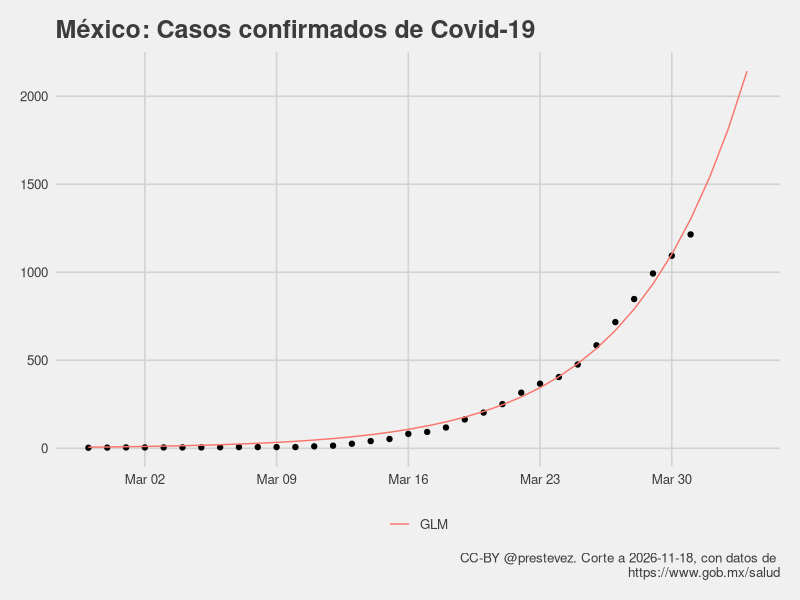
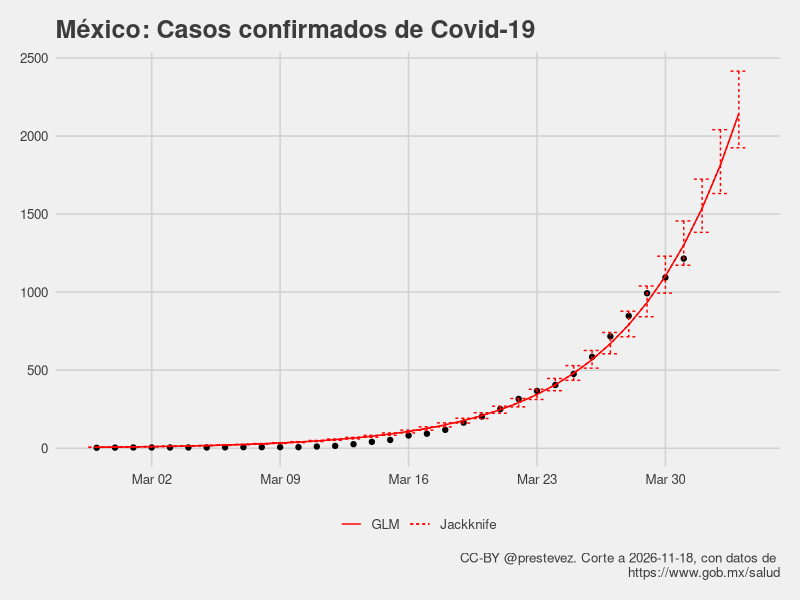
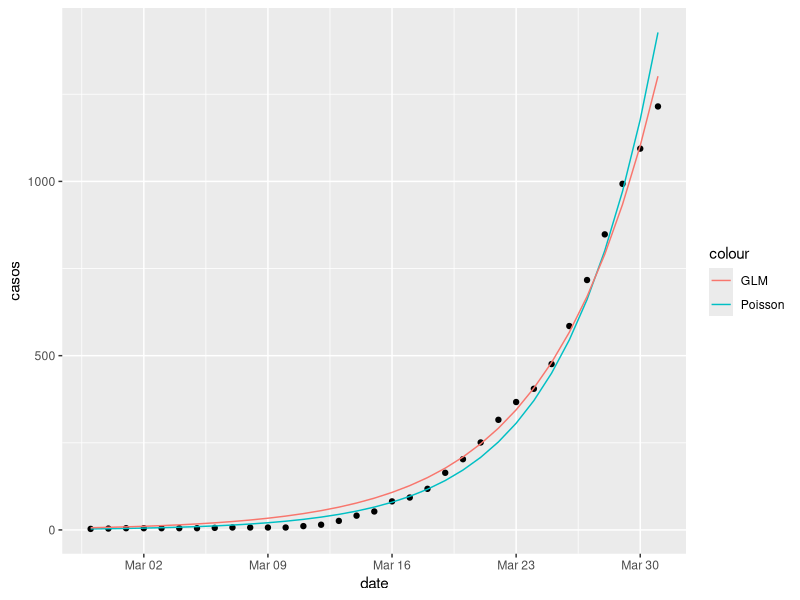
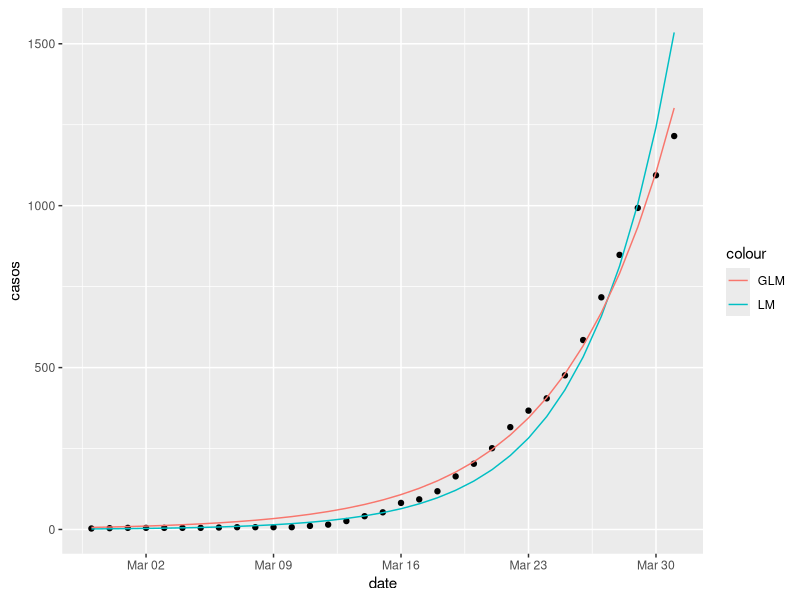

The R source for these figures, in order: (Note: this script raises an error after producing the figures.)
library(tidyverse)
library(ggthemes)
library(lubridate)

casos <- read_csv("confirmados.csv")

casos$t <- (nrow(casos)-1):0

casos %>%
  filter(casos > 0) -> casos

m1 <- glm(casos ~ t, 
          data = casos,
          family = gaussian("log"))

summary(m1)

max_date <- max(casos$date) + 1
max_t <- max(casos$t) + 1

tibble(
  date = seq(max_date,max_date+2, 1),
  casos = NA,
  t = max_t:(max_t+2),
  predicted = predict(m1, newdata = data.frame(t = max_t:(max_t+2)), type = "response")
  ) %>%
  bind_rows(
    mutate(casos,
      predicted = predict(m1, type = "response"))) %>%
  arrange(date) -> casos_with_predictions

modelo <- paste0("Predicción casos = exp(",
                 round(m1[[1]][1], 2),
                 " + ",
                 round(m1[[1]][2], 2),
                 " x día)")

hoy <- Sys.Date()

pg <- "https://www.gob.mx/salud"

casos_with_predictions %>%
  ggplot(aes(date, casos)) + 
  geom_point() +
  theme_fivethirtyeight() +
  geom_line(aes(y = predicted, colour = "GLM")) +
  xlab("Total de casos") + 
  labs(title = "México: Casos confirmados de Covid-19",
       caption = paste0("CC-BY @prestevez. Corte a ", hoy, ", con datos de \n", pg)) +
  theme(legend.title = element_blank())

### Jackknife estimate?

lapply(1:nrow(casos), function(x){
  glm(casos ~ t, 
      data = casos[-x,],
      family = gaussian("log"))
}) -> m1_jk_ls

sapply(m1_jk_ls, function(x) coef(x)) %>% data.frame() %>%
  mutate(var = rownames(.)) %>%
  pivot_longer(-var, names_to = "rep") %>%
  group_by(var) %>%
  summarise(Estimate = mean(value),
            ci_low = quantile(value, 0.025),
            ci_high = quantile(value, 0.975)) -> m1_jk

pred_jk <- function(model, t, type = c("Estimate", "ci_low", "ci_high")){
  terms <- unlist(model[,type[1]])
  preds <- exp(terms[1] + (terms[2] * t))
  return(preds)
}


casos_with_predictions %>%
  mutate(Jackknife = pred_jk(m1_jk, t = t),
         Jackknife_low = pred_jk(m1_jk, t = t, "ci_low"),
         Jackknife_high = pred_jk(m1_jk, t = t, "ci_high")) -> casos_with_predictions_jk

casos_with_predictions_jk %>% data.frame

casos_with_predictions_jk %>%
  ggplot(aes(date, casos)) + 
  geom_point() +
  theme_fivethirtyeight() +
  geom_line(aes(y = predicted, linetype = "GLM"), colour = "red") +
  geom_line(aes(y = Jackknife, linetype = "Jackknife"), colour = "red") +
  geom_errorbar(aes(ymin = Jackknife_low,
                    ymax = Jackknife_high,
                    linetype = "Jackknife"),
                colour = "red") + 
  xlab("Total de casos") + 
  labs(title = "México: Casos confirmados de Covid-19",
       caption = paste0("CC-BY @prestevez. Corte a ", hoy, ", con datos de \n", pg)) +
  theme(legend.title = element_blank()) 

### MCMC does not appear to offer any benefits
# install.packages("MCMCpack")
# 
# library(MCMCpack)
# ls(package:MCMCpack)
# 
# m1_lm <- lm(log(casos) ~ t, data = casos)
# 
# summary(m1_lm)
# 
# casos_with_predictions %>%
#   mutate(predlm = exp(predict(m1_lm, newdata = data.frame(t = t)))) %>%
#   ggplot(aes(date, casos)) + 
#   geom_point() +
#   theme_fivethirtyeight() +
#   geom_line(aes(y = predicted, colour = "GLM")) +
#   geom_line(aes(y = predlm, colour = "LM")) +
#   xlab("Total de casos") + 
#   labs(title = "México: Casos confirmados de Covid-19",
#        caption = paste0("CC-BY @prestevez. Corte a ", hoy, ", con datos de \n", pg)) +
#   theme(legend.title = element_blank())
# 
# 
# m1_mcmc <- MCMCregress(log(casos) ~ t, data = casos)
# 
# summary(m1_mcmc)


m1p <- update(m1, family = "poisson")

summary(m1p)
summary(m1)

ggplot(casos, 
       aes(date, casos)) +
  geom_point() +
  geom_line(aes(y = predict(m1p, type = "response"), colour = "Poisson")) +
  geom_line(aes(y = predict(m1, type = "response"), colour = "GLM"))

summary(m1)

lm1 <- lm(log(casos) ~  t, data = casos)
summary(lm1)

casos %>%
  ggplot(aes(date, casos)) +
  geom_point() +
  geom_line(aes(y = exp(predict(lm1)), colour = "LM")) +
  geom_line(aes(y = predict(m1, type = "response"), colour = "GLM"))

# Modelo muertes totales y nuevas

casos_ext %>%
  filter(muertes > 0) %>%
  glm(muertes ~ t,
          data = .,
          family = gaussian("log")) -> d1


modelo_d <- paste0("Tendencia exponencial (",
                 round((exp(d1[[1]][2])-1)*100),
                 "% más muertes totales x día)")
tibble(
  date = max_date,
  muertes = NA,
  t = max_t,
  predicted = predict(d1, newdata = data.frame(t = max_t), type = "response")
) %>%
  bind_rows(
    mutate(filter(casos_ext, muertes > 0),
           predicted = predict(d1, type = "response"))) %>%
  arrange(date) -> muertes_with_predictions



muertes_with_predictions %>%
  ggplot(aes(date, muertes)) +
  geom_point() +
  theme_fivethirtyeight() +
  geom_line(aes(y = predicted, colour = modelo_d)) +
  xlab("Total de muertes") +
  labs(title = paste0("México: Total de muertes por Covid-19, ", hoy),
       subtitle = "Desde el día de la primera muerte reportada",
       caption = paste0("CC-BY @prestevez. Corte a ", hoy, ", con datos de \n", pg)) +
  theme(legend.title = element_blank()) -> p1_d

ggsave("muertes.png", p1_d, width = 7, height = 5)

d1_jk <- jk_model(d1) 

muertes_with_predictions

muertes_with_predictions %>%
  mutate(Jackknife = pred_jk(d1_jk, t = t),
         Jackknife_low = pred_jk(d1_jk, t = t, "ci_low"),
         Jackknife_high = pred_jk(d1_jk, t = t, "ci_high")) -> muertes_with_predictions_jk

muertes_with_predictions_jk %>%
  ggplot(aes(date, muertes)) +
  geom_point() +
  theme_fivethirtyeight() +
  geom_line(aes(y = predicted, colour = modelo_d)) +
  #geom_line(aes(y = Jackknife, linetype = "Jackknife"), colour = "red") +
  geom_errorbar(aes(ymin = Jackknife_low,
                    ymax = Jackknife_high,
                    colour = modelo_d),
                linetype = 2) +
  xlab("Total de casos") +
  labs(title = "México: Total de muertes por Covid-19",
       subtitle = paste0("Actualización: ", hoy, ". Intervalo de confianza Jackknife del 95%."),
       caption = paste0("CC-BY @prestevez. Corte a ", hoy, "\ncon datos de ", pg)) +
  theme(legend.title = element_blank()) -> p1jk_d

ggsave("muertes_jk.png", p1jk_d, width = 7, height = 5)

jk_pred_d <- filter(muertes_with_predictions_jk, t == max_t)[,c(9,10)]

# 
# read_csv("confirmados.csv") %>%
#   mutate(t = (nrow(.)-1):0) %>%
#   arrange(date) %>%
#   mutate(casos_nuevos = casos-lag(casos),
#          muertes_nuevas = muertes - lag(muertes)) %>%
#   drop_na -> casos_ext
# 
# write_csv(casos_ext, "confirmados_extended.csv")

# Muertes nuevas

casos_ext %>%
  filter(muertes > 0) %>%
  glm(muertes_nuevas ~ t,
          data = .,
          family = poisson("log")) -> dn1


modelo_dn <- paste0("Tendencia Poisson (",
                   round((exp(d1[[1]][2])-1)*100),
                   "% más casos nuevos x día)")
tibble(
  date = max_date,
  muertes_nuevas = NA,
  t = max_t,
  predicted = predict(dn1, newdata = data.frame(t = max_t), type = "response")
) %>%
  bind_rows(
    mutate(filter(casos_ext, muertes > 0),
           predicted = predict(dn1, type = "response"))) %>%
  arrange(date) -> muertes_nuevos_with_predictions


jk_model(dn1) -> dn1_jk

muertes_nuevos_with_predictions %>%
  mutate(Jackknife = pred_jk(dn1_jk, t = t),
         Jackknife_low = pred_jk(dn1_jk, t = t, "ci_low"),
         Jackknife_high = pred_jk(dn1_jk, t = t, "ci_high")) -> muertes_nuevos_with_predictions_jk



muertes_nuevos_with_predictions_jk %>%
  ggplot(aes(date, muertes_nuevas)) +
  geom_point() +
  theme_fivethirtyeight() +
  geom_line(aes(y = predicted, colour = modelo_dn)) +
  geom_errorbar(aes(ymin = Jackknife_low,
                    ymax = Jackknife_high,
                    colour = modelo_dn),
                linetype = 2) +
  xlab("Total de casos nuevos") +
  labs(title = "México: Muertes **nuevas** de Covid-19",
       subtitle = paste0("Actualización: ", hoy, ". Intervalo de confianza Jackknife del 95%."),
       caption = paste0("CC-BY @prestevez. Corte a ", hoy, "\ncon datos de ", pg)) +
  theme(legend.title = element_blank()) -> p1n_d

ggsave("muertes_nuevos.png", p1n_d, width = 7, height = 5)

jk_pred_muertes_nuevas <- filter(muertes_nuevos_with_predictions_jk, t == max_t)[,c(9,10)]
